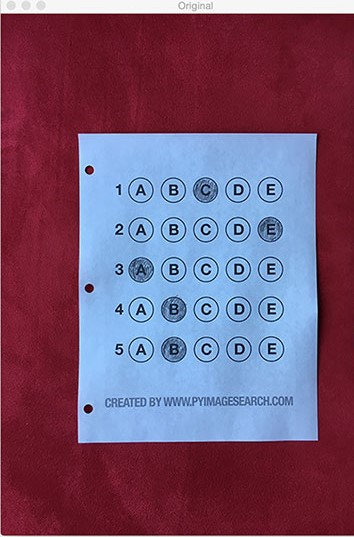
#> input picture Document 1.jpg, 354 x 537 px
$ python -i utils.py   (imports and definitions only)
#> lines starting #> are read from the running program, lines starting #| are printed output that depends on the picture; after the words box and inside, x2 and y2 are one past the last pixel; in counts of white or black regions, pixels touching at a corner belong together
#> further down, picture is the input picture: shape (537, 354, 3); mean B, G, R 115.4, 86.3, 119.5
import cv2 as cv
import numpy as np


# [41 lines left out: function concat, not called in this run]


def nothing(a):
    pass


# [5 lines left out: function create_trackbar, not called in this run]


def val_trackbar():
    mini = cv.getTrackbarPos('Minimum Threshold', 'Canny')
    maxi = cv.getTrackbarPos('Maximum Threshold', 'Canny')
    values = mini, maxi
    return values


def preprocessing(img):
    imgBlur = cv.GaussianBlur(img, (3, 3), 0)
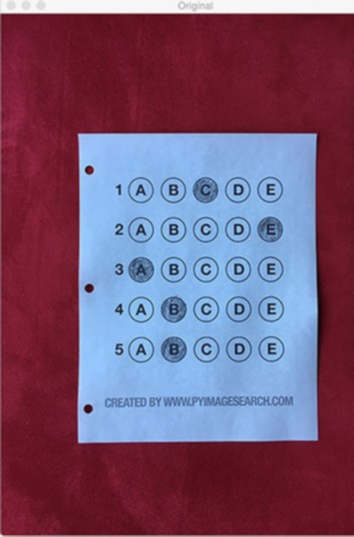
#> imgBlur: shape (537, 354, 3); mean B, G, R 115.3, 86.2, 119.4
    threshold = val_trackbar()
    imgCanny = cv.Canny(imgBlur, threshold[0], threshold[1])
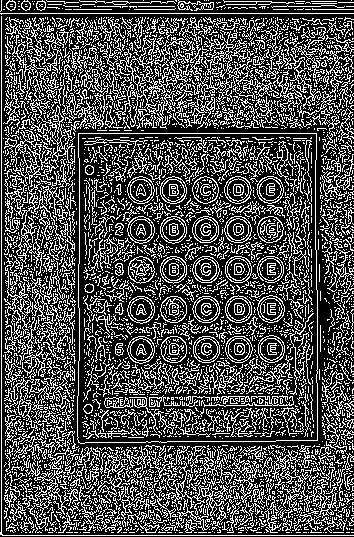
#> imgCanny: shape (537, 354); 31% white in thin lines or dots
    kernel = np.ones((5, 5), np.int32)
    imgDia = cv.dilate(imgCanny, kernel, iterations=2)
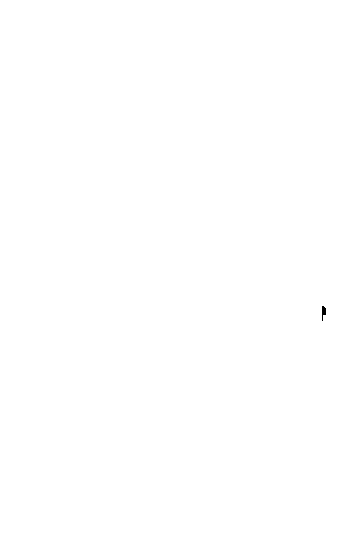
#> imgDia: shape (537, 354); 100% white; 1 black region, box (x1, y1, x2, y2) and area: (322, 306, 326, 321) 39
    imgErode = cv.erode(imgDia, kernel, iterations=1)
#> imgErode: shape (537, 354); 99.9% white; 1 black region, box (x1, y1, x2, y2) and area: (320, 304, 328, 323) 131
    return imgCanny, imgErode


# contours, area, peri, approx, len(approx), center, bbox
# [59 lines left out: functions get_contour, reorder, get_warp, not called in this run]

>>> import cv2
>>> picture = cv2.imread('Document 1.jpg')
>>> result = preprocessing(picture)

$ run again, on Document 3.jpg
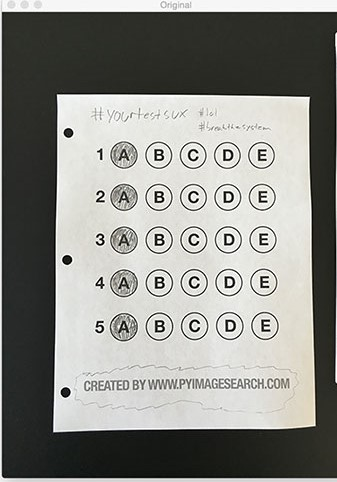
#> input picture Document 3.jpg, 337 x 482 px
#> picture is the input picture: shape (482, 337, 3); mean B, G, R 134.2, 139, 138.6
#> in preprocessing, `imgCanny = cv.Canny(imgBlur, threshold[0], threshold[1])`:
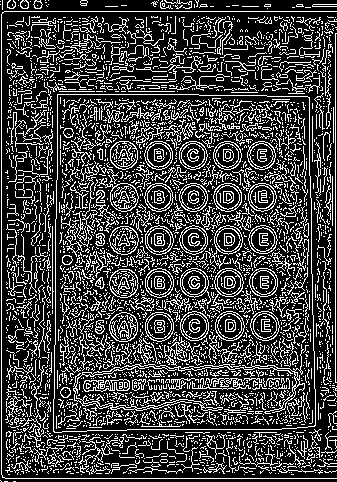
#> imgCanny: shape (482, 337); 25.7% white in thin lines or dots
#> imgDia: shape (482, 337); 99.6% white; 16 black regions (11 under 20 px), largest, box (x1, y1, x2, y2) and area: (92, 0, 147, 7) 221, (53, 0, 76, 7) 161, (211, 0, 261, 7) 104, (275, 0, 293, 7) 104, (108, 16, 115, 20) 24
#> in preprocessing, `imgErode = cv.erode(imgDia, kernel, iterations=1)`:
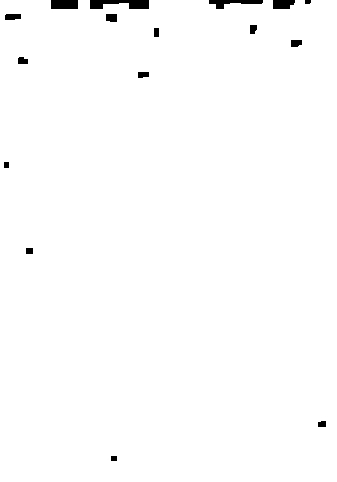
#> imgErode: shape (482, 337); 99% white; 16 black regions, largest, box (x1, y1, x2, y2) and area: (90, 0, 149, 9) 391, (209, 0, 263, 9) 244, (51, 0, 78, 9) 243

$ run again, on Document Scanner.jpg
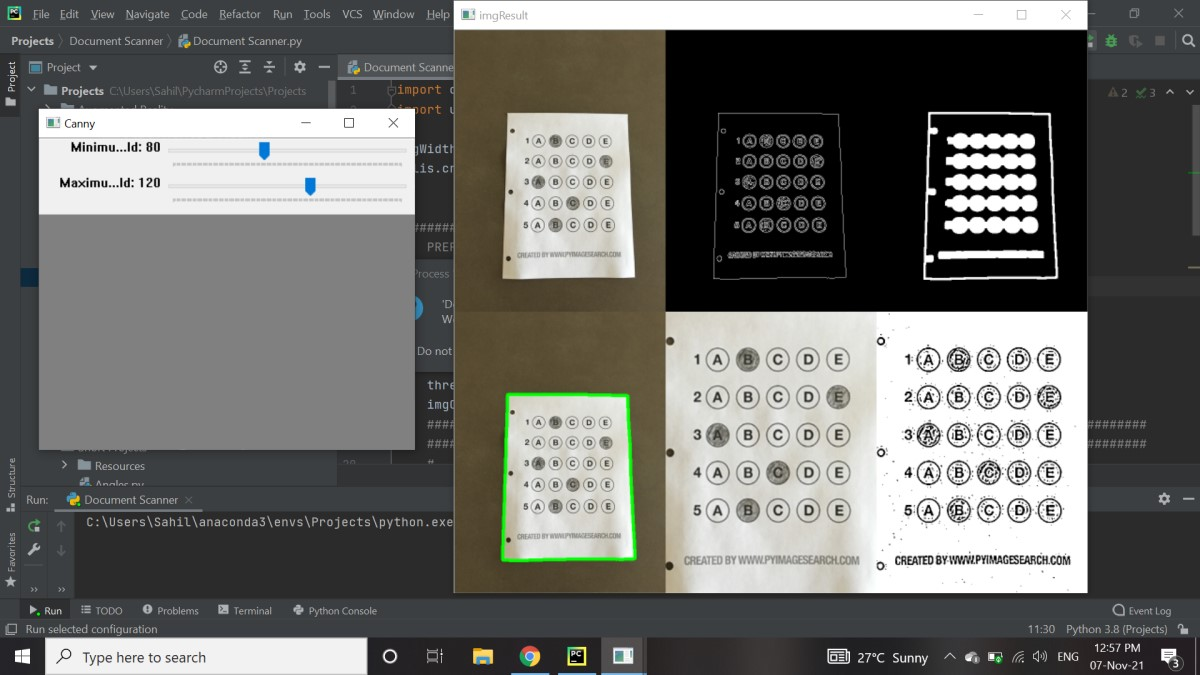
#> input picture Document Scanner.jpg, 1200 x 675 px
#> picture is the input picture: shape (675, 1200, 3); mean B, G, R 106.2, 109.4, 109.2
#> in preprocessing, `imgCanny = cv.Canny(imgBlur, threshold[0], threshold[1])`:
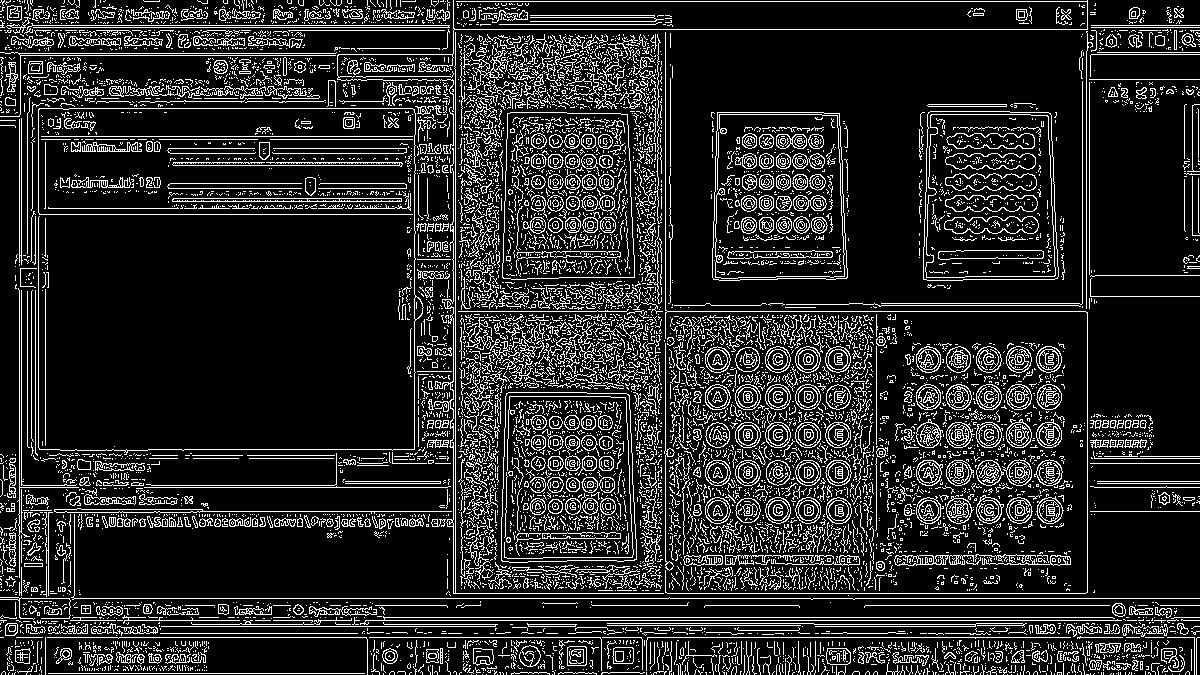
#> imgCanny: shape (675, 1200); 15.3% white in thin lines or dots
#> imgDia: shape (675, 1200); 68.8% white; 150 black regions (57 under 20 px), largest, box (x1, y1, x2, y2) and area: (50, 219, 410, 446) 80000, (670, 34, 1083, 301) 54678, (79, 530, 449, 594) 22370
#> in preprocessing, `imgErode = cv.erode(imgDia, kernel, iterations=1)`:
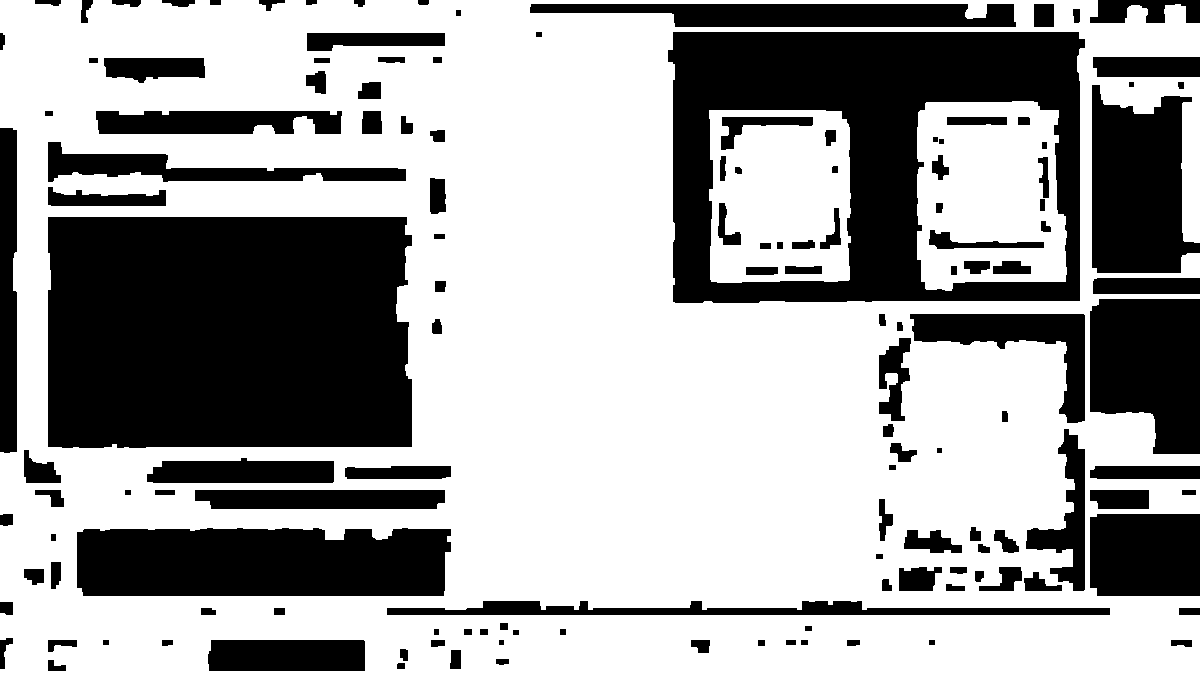
#> imgErode: shape (675, 1200); 63.5% white; 140 black regions, largest, box (x1, y1, x2, y2) and area: (48, 217, 412, 448) 82504, (668, 32, 1085, 303) 60282, (77, 528, 451, 596) 24270
